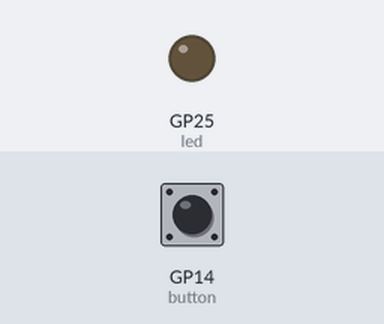
Recording of a program running on a simulated Raspberry Pi Pico running MicroPython. Parts: output pins drawn as LEDs (lit = HIGH). The test bench sets the inputs (shaded band); at power-on: GP14 (button) LOW.

Above: at 1.2 s.
1.3 s: GP14 (button) pulled HIGH for 0.15 s
At 2.0 s:
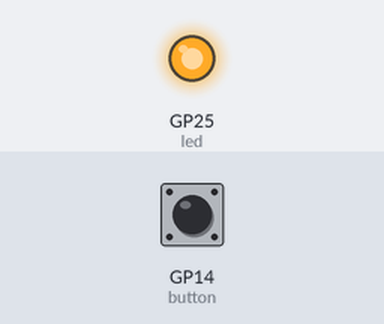
2.9 s: GP14 (button) pulled HIGH for 1 s
At 3.4 s:
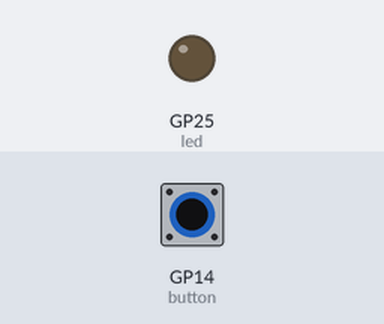
5.4 s: GP14 (button) pulled HIGH for 3.2 s
At 6.4 s:
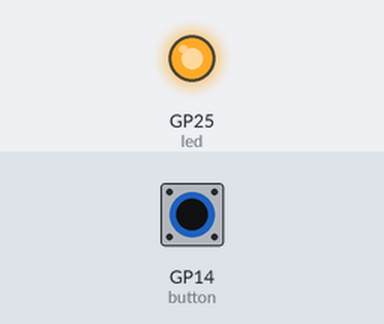
Timing chart, 0 to 8.4 s (numbered marks = the images above; inputs shaded):
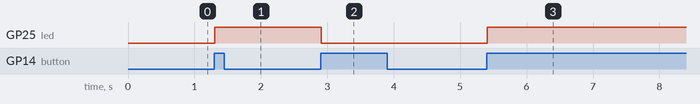

The program:

002_button.py
```python
from machine import Pin
from time import sleep_ms

LED_PIN = "LED"
BUTTON_PIN = 14

led = Pin(LED_PIN, Pin.OUT)
button = Pin(BUTTON_PIN, Pin.IN)
button_pressed = False

while True:
    if button.value():
        if not button_pressed:
            #led.value(not led.value())
            led.toggle()
            button_pressed = True
    else:
        button_pressed = False
    sleep_ms(10)
```

Measured:
- after the input at 1.3 s, GP25 (led): LOW → HIGH at once
- after the input at 2.9 s, GP25 (led): HIGH → LOW at once
- after the input at 5.4 s, GP25 (led): LOW → HIGH at once
